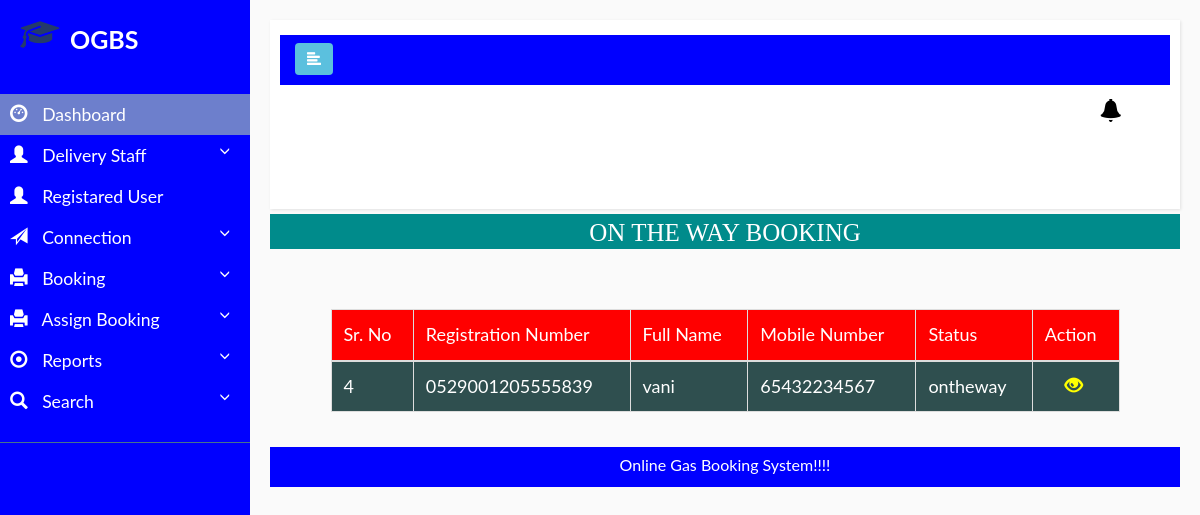
The app's page /adminonthewaybooking with its own data.
### gasbooking/models.py (models this page shows, shortened)
class Bookcylinder(models.Model):
    user=models.ForeignKey(Newconnection,on_delete=models.CASCADE, null=True)
    assignto=models.ForeignKey(Addstaff,on_delete=models.CASCADE, null=True)
    gassize=models.CharField(max_length=100,null=True)
    booknumber=models.CharField(max_length=100,null=True)
    bookdate=models.CharField(max_length=100,null=True)
    bookstatus=models.CharField(max_length=100,null=True)
    reffercost=models.CharField(max_length=100,null=True)
    responsetime=models.CharField(max_length=100,null=True)
    status=models.CharField(max_length=100,null=True)

class Newconnection(models.Model):
    user=models.ForeignKey(Registration,on_delete=models.CASCADE, null=True)
    gen=models.CharField(max_length=100,null=True)
    nationality=models.CharField(max_length=100,null=True)
    merriedstatus=models.CharField(max_length=100,null=True)
    address=models.CharField(max_length=100,null=True)
    related=models.CharField(max_length=100,null=True)
    fname=models.CharField(max_length=100,null=True)
    lname=models.CharField(max_length=100,null=True)
    city=models.CharField(max_length=100,null=True)
    connection=models.CharField(max_length=100,null=True)
    registration=models.CharField(max_length=100,null=True)
    date=models.CharField(max_length=100,null=True)
    zipcode=models.CharField(max_length=100,null=True)
    img=models.FileField(null=True)
    cost=models.CharField(max_length=100,null=True)
    status=models.CharField(max_length=100,null=True)

class Registration(models.Model):
    user=models.ForeignKey(User,on_delete=models.CASCADE, null=True)
    mobile=models.CharField(max_length=100,null=True)

### gasbooking/views.py (the view)
# urls.py: path('adminonthewaybooking',admin_onthewaybooking,name='admin_onthewaybooking'),
def admin_onthewaybooking(request):
    data=Bookcylinder.objects.all()
    d={'data':data}
    return render(request,'admin_onthewaybooking.html',d)

### gasbooking/templates/admin_onthewaybooking.html (shortened to what this page needs)
{% extends 'admin_nav.html' %}
{% block body %}
<center>
      <h1 style="font-size:25px; background-color:darkcyan;height:35px;color:white;padding:5px;margin-top:5px;font-family : 'Monotype Corsiva" align="center">ON THE WAY BOOKING </h1>
</center>
 <div class="container" style="margin-top:60px;width:90%">
<table class="table table-bordered" id="myTable">
  <thead>
  <tr>
    <th>Sr. No</th>
    <th>Registration Number</th>
    <th>Full Name</th>
    <th>Mobile Number</th>
    <th>Status</th>
    <th>Action</th>
  </tr>
  </thead>
   <tbody>
{% for i in data %}
 {% if i.bookstatus == 'ontheway' %}
  <tr>
        <td>{{forloop.counter}}</td>
        <td>{{i.booknumber}}</td>
        <td>{{i.user.user.user.username}}</td>
        <td>{{i.user.user.mobile}}</td>
        <td>{{i.bookstatus}}</td>
        <td><a href="{% url 'admin_bookingdetail2' i.id %}"><i class="glyphicon glyphicon-eye-open" style="color:yellow;margin-left:20px"></i></a>
  </tr>
{% endif %}
   {% endfor %}
    </tbody>
</table>
 </div>
<div class="footer" align="center" style=" margin-top:15px; background-color:blue; height:40px;color:white; padding:8px;">
    Online Gas Booking System!!!!
</div>
{% endblock %}

### gasbooking/static/style.css (style rules this page uses)
html,body,div,span,applet,object,iframe,h1,h2,h3,h4,h5,h6,p,blockquote,pre,a,abbr,acronym,address,big,cite,code,del,dfn,em,img,ins,kbd,q,s,samp,small,strike,strong,sub,sup,tt,var,b,u,i,dl,dt,dd,ol,nav ul,nav li,fieldset,form,label,legend,table,caption,tbody,tfoot,thead,tr,th,td,article,aside,canvas,details,embed,figure,figcaption,footer,header,hgroup,menu,nav,output,ruby,section,summary,time,mark,audio,video { margin:0;padding:0;border:0;font-size:100%;font:inherit;vertical-align:baseline; }
table { border-collapse:collapse;border-spacing:0; }
a { text-decoration:none; }

### gasbooking/static/style1.css (style rules this page uses)
* { margin: 0; padding: 0; box-sizing: border-box; list-style: none; text-decoration: none; font-family: 'Josefin Sans', sans-serif; }
body { background-color:darkcyan; }

### gasbooking/static/style4.css (style rules this page uses)
body { font-family: 'Poppins', sans-serif; background: #fafafa; }
a, a:hover, a:focus { color: inherit; text-decoration: none; transition: all 0.3s; }
i, span { display: inline-block; }

### gasbooking/templates/admin_nav.html (style rules this page uses)
#myTable { border-collapse: collapse; width: 100%; border: 1px solid #ddd; font-size: 18px; }
#myTable th { text-align: left; padding: 12px; background-color:red ; color: white; }
#myTable td { text-align: left; padding: 12px; background-color: DarkSlateGrey; color:white; }
#myTable tr { border-bottom: 1px solid #ddd; }
body { font-family: "Lato", sans-serif; }

### records on screen
Bookcylinder: booknumber "0529001205555839", user.user.user.username "vani", user.user.mobile "65432234567", bookstatus "ontheway"
